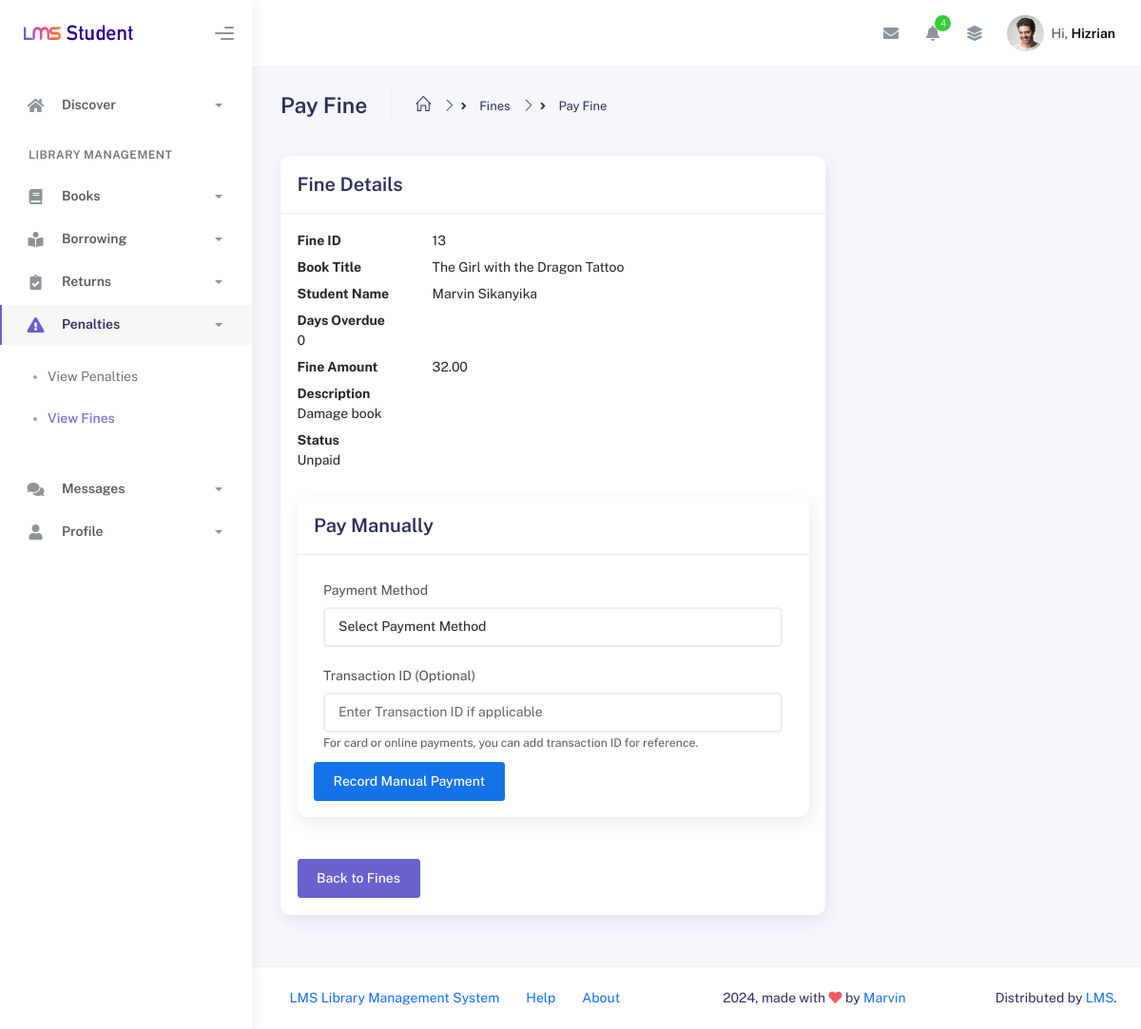
Page /pay-fine.php?fine_id=13&amount=32.00 (signed in) on the committed database.
### tables this page shows
CREATE TABLE `fines` (
  `fine_id` int(11) NOT NULL,
  `issue_id` int(11) DEFAULT NULL,
  `student_id` int(11) DEFAULT NULL,
  `fine_type` enum('damage','lost','other') DEFAULT NULL,
  `fine_amount` decimal(10,2) NOT NULL,
  `days_overdue` int(11) NOT NULL,
  `status` enum('unpaid','paid') DEFAULT 'unpaid',
  `description` text DEFAULT NULL,
  `payment_id` int(11) DEFAULT NULL,
  `created_at` timestamp NOT NULL DEFAULT current_timestamp(),
  `updated_at` timestamp NOT NULL DEFAULT current_timestamp() ON UPDATE current_timestamp()
);

CREATE TABLE `books` (
  `id` int(11) NOT NULL,
  `title` varchar(255) NOT NULL,
  `author` varchar(255) NOT NULL,
  `isbn` varchar(50) NOT NULL,
  `genre` varchar(100) DEFAULT NULL,
  `year` int(11) DEFAULT NULL,
  `description` text DEFAULT NULL,
  `image_path` varchar(255) DEFAULT NULL,
  `file_path` varchar(255) DEFAULT NULL,
  `created_at` timestamp NOT NULL DEFAULT current_timestamp(),
  `available_copies` int(11) DEFAULT 0,
  `views` int(11) DEFAULT 0,
  `publisher` varchar(255) DEFAULT NULL
);

CREATE TABLE `students_registration` (
  `student_id` int(11) NOT NULL,
  `first_name` varchar(50) NOT NULL,
  `last_name` varchar(50) NOT NULL,
  `enrollment_no` varchar(50) NOT NULL,
  `username` varchar(50) NOT NULL,
  `password` varchar(255) NOT NULL,
  `email` varchar(100) NOT NULL,
  `contact` varchar(15) DEFAULT NULL,
  `student_img` text DEFAULT NULL,
  `approved` enum('active','inactive') DEFAULT 'inactive',
  `created_at` timestamp NOT NULL DEFAULT current_timestamp(),
  `updated_at` timestamp NOT NULL DEFAULT current_timestamp() ON UPDATE current_timestamp()
);

### pay-fine.php (the view, shortened to what this page needs)
<?php
$servername = "localhost";
$username = "root";
$password = "";
$dbname = "LMS";
$conn = new mysqli($servername, $username, $password, $dbname);
$fine_id = isset($_GET['fine_id']) ? intval($_GET['fine_id']) : 0;
$fine_data = null;
if ($fine_id > 0) {
    $fine_sql = "SELECT f.fine_id, f.fine_amount, f.status, ib.issue_id, b.title as book_title, s.first_name, s.last_name, f.days_overdue, f.description AS fine_description
                    FROM fines f
                    LEFT JOIN issue_book ib ON f.issue_id = ib.issue_id
                    LEFT JOIN books b ON ib.book_id = b.id
                    LEFT JOIN students_registration s ON f.student_id = s.student_id
                    WHERE f.fine_id = ?";
    $fine_stmt = $conn->prepare($fine_sql);
    $fine_stmt->bind_param("i", $fine_id);
    $fine_stmt->execute();
    $fine_result = $fine_stmt->get_result();
    $fine_data = $fine_result->fetch_assoc();
} else {
    $error_message = "Invalid Fine ID.";
}
?>
<!DOCTYPE html>
<html lang="en">
<head>
  <link rel="stylesheet" href="assets/css/bootstrap.min.css" />
  <link rel="stylesheet" href="assets/css/plugins.min.css" />
  <link rel="stylesheet" href="assets/css/kaiadmin.min.css" />
</head>
<body>
  <div class="wrapper">
    <div class="sidebar" data-background-color="white">
      <div class="sidebar-logo">
        <div class="logo-header" data-background-color="white">
          <a href="Student-index.php" class="logo">
            <img
              src="assets/img/kaiadmin/logo_dark_Student.png"
              alt="navbar brand"
              class="navbar-brand"
              height="20" />
          </a>
          <div class="nav-toggle">
            <button class="btn btn-toggle toggle-sidebar">
              <i class="gg-menu-right"></i>
            </button>
          </div>
        </div>
      </div>
      <div class="sidebar-wrapper scrollbar scrollbar-inner">
        <div class="sidebar-content">
          <ul class="nav nav-secondary">
            <li class="nav-item ">
              <a data-bs-toggle="collapse" href="#dashboard" class="collapsed" aria-expanded="false">
                <i class="fas fa-home"></i>
                <p>Discover</p>
                <span class="caret"></span>
              </a>
            </li>
            <li class="nav-section">
              <h4 class="text-section">Library Management</h4>
            </li>
            <li class="nav-item">
              <a data-bs-toggle="collapse" href="#books">
                <i class="fas fa-book"></i>
                <p>Books</p>
                <span class="caret"></span>
              </a>
            </li>
            <li class="nav-item ">
              <a data-bs-toggle="collapse" href="#borrowing">
                <i class="fas fa-book-reader"></i>
                <p>Borrowing</p>
                <span class="caret"></span>
              </a>
            </li>
            <li class="nav-item">
              <a data-bs-toggle="collapse" href="#returns">
                <i class="fas fa-clipboard-check"></i>
                <p>Returns</p>
                <span class="caret"></span>
              </a>
            </li>
            <li class="nav-item active">
              <a data-bs-toggle="collapse" href="#penalties">
                <i class="fas fa-exclamation-triangle"></i>
                <p>Penalties</p>
                <span class="caret"></span>
              </a>
              <div class="collapse show" id="penalties">
                <ul class="nav nav-collapse">
                  <li >
                    <a href="Student-view-penalty.php">
                      <span class="sub-item">View
                        Penalties</span>
                    </a>
                  </li>
                  <li class="active" >
                    <a href="Student-view-fine.php">
                      <span class="sub-item">View
                        Fines</span>
                    </a>
                  </li>
                </ul>
              </div>
            </li>
            <li class="nav-item">
              <a data-bs-toggle="collapse" href="#messages">
                <i class="fas fa-comments"></i>
                <p>Messages</p>
                <span class="caret"></span>
              </a>
            </li>
            <li class="nav-item">
              <a data-bs-toggle="collapse" href="#profile">
                <i class="fas fa-user"></i>
                <p>Profile</p>
                <span class="caret"></span>
              </a>
            </li>
          </ul>
        </div>
      </div>
    </div>
    <div class="main-panel">
      <div class="main-header">
        <nav
          class="navbar navbar-header navbar-header-transparent navbar-expand-lg border-bottom">
          <div class="container-fluid">
            <ul class="navbar-nav topbar-nav ms-md-auto align-items-center">
              <li class="nav-item topbar-icon dropdown hidden-caret">
                <a
                  class="nav-link dropdown-toggle"
                  href="#"
                  id="messageDropdown"
                  role="button"
                  data-bs-toggle="dropdown"
                  aria-haspopup="true"
                  aria-expanded="false">
                  <i class="fa fa-envelope"></i>
                </a>
              </li>
              <li class="nav-item topbar-icon dropdown hidden-caret">
                <a
                  class="nav-link dropdown-toggle"
                  href="#"
                  id="notifDropdown"
                  role="button"
                  data-bs-toggle="dropdown"
                  aria-haspopup="true"
                  aria-expanded="false">
                  <i class="fa fa-bell"></i>
                  <span class="notification">4</span>
                </a>
              </li>
              <li class="nav-item topbar-icon dropdown hidden-caret">
                <a
                  class="nav-link"
                  data-bs-toggle="dropdown"
                  href="#"
                  aria-expanded="false">
                  <i class="fas fa-layer-group"></i>
                </a>
              </li>
              <li class="nav-item topbar-user dropdown hidden-caret">
                <a
                  class="dropdown-toggle profile-pic"
                  data-bs-toggle="dropdown"
                  href="#"
                  aria-expanded="false">
                  <div class="avatar-sm">
                    <img
                      src="assets/img/profile.jpg"
                      alt="..."
                      class="avatar-img rounded-circle" />
                  </div>
                  <span class="profile-username">
                    <span class="op-7">Hi,</span>
                    <span class="fw-bold">Hizrian</span>
                  </span>
                </a>
              </li>
            </ul>
          </div>
        </nav>
      </div>
      <div class="container">
    <div class="page-inner">
        <div class="page-header">
            <h3 class="fw-bold mb-3">Pay Fine</h3>
            <ul class="breadcrumbs mb-3">
                <li class="nav-home">
                    <a href="index.php">
                        <i class="icon-home"></i></i>
                    </a>
                </li>
                <li class="separator">
                    <i class="icon-arrow-right"> <i class="fas fa-angle-right"></i></i>
                </li>
                <li class="nav-item">
                    <a href="view-fines.php">Fines</a>
                </li>
                <li class="separator">
                    <i class="icon-arrow-right"> <i class="fas fa-angle-right"></i></i>
                </li>
                <li class="nav-item active"><a href="pay-fine.php?fine_id=<?php echo htmlspecialchars($fine_id); ?>">Pay Fine</a></li>
            </ul>
        </div>
        <div class="row">
            <div class="col-md-8">
                <div class="card">
                    <div class="card-header">
                        <div class="card-title">Fine Details</div>
                    </div>
                    <div class="card-body">
                        <?php if ($fine_data): ?>
                            <dl class="row">
                                <dt class="col-sm-3">Fine ID</dt>
                                <dd class="col-sm-9"><?php echo htmlspecialchars($fine_data['fine_id']); ?></dd>
                                <dt class="col-sm-3">Book Title</dt>
                                <dd class="col-sm-9"><?php echo htmlspecialchars($fine_data['book_title']); ?></dd>
                                <dt class="col-sm-3">Student Name</dt>
                                <dd class="col-sm-9"><?php echo htmlspecialchars($fine_data['first_name']) . ' ' . htmlspecialchars($fine_data['last_name']); ?></dd>
                                 <dt class="col-sm-3">Days Overdue</dt>
                                <dd class="col-sm-9\"><?php echo htmlspecialchars($fine_data['days_overdue']); ?></dd>
                                <dt class="col-sm-3">Fine Amount</dt>
                                <dd class="col-sm-9"><?php echo htmlspecialchars(number_format($fine_data['fine_amount'], 2)); ?></dd>
                                 <dt class="col-sm-3\">Description</dt>
                                <dd class="col-sm-9"><?php echo htmlspecialchars($fine_data['fine_description']); ?></dd>
                                <dt class="col-sm-3\">Status</dt>
                                <dd class="col-sm-9"><?php echo htmlspecialchars(ucfirst($fine_data['status'])); ?></dd>
                            </dl>
                            <?php if ($fine_data['status'] !== 'paid'): ?>
                                <div class="card mt-4">
                                    <div class="card-header">
                                        <div class="card-title">Pay Manually</div>
                                    </div>
                                    <div class="card-body">
                                        <form method="POST">
                                            <div class="form-group">
                                                <label for="payment_method">Payment Method</label>
                                                <select class="form-control" id="payment_method" name="payment_method" required>
                                                    <option value="">Select Payment Method</option>
                                                </select>
                                            </div>
                                            <div class="form-group">
                                                <label for="manual_transaction_id">Transaction ID (Optional)</label>
                                                <input type="text" class="form-control" id="manual_transaction_id" name="manual_transaction_id" placeholder="Enter Transaction ID if applicable">
                                                <small class="form-text text-muted">For card or online payments, you can add transaction ID for reference.</small>
                                            </div>
                                            <button type="submit" class="btn btn-primary">Record Manual Payment</button>
                                        </form>
                                    </div>
                                </div>
                            <?php else: ?>
                                <p class="text-success">This fine has already been paid.</p>
                            <?php endif; ?>
                             <a href="Student-view-fine.php" class="btn btn-secondary mt-3">Back to Fines</a>
                        <?php else: ?>
                            <p>No fine details found.</p>
                             <a href="Student-view-fine.php" class="btn btn-secondary mt-3">Back to Fines</a>
                        <?php endif; ?>
                    </div>
                </div>
            </div>
        </div>
    </div>
</div>
      <footer class="footer">
        <div class="container-fluid d-flex justify-content-between">
          <nav class="pull-left">
            <ul class="nav">
              <li class="nav-item">
                <a class="nav-link" href="###">
                  LMS Library Management System
                </a>
              </li>
              <li class="nav-item">
                <a class="nav-link" href="#"> Help </a>
              </li>
              <li class="nav-item">
                <a class="nav-link" href="#"> About </a>
              </li>
            </ul>
          </nav>
          <div class="copyright">
            2024, made with <i class="fa fa-heart heart text-danger"></i> by
            <a href="#">Marvin</a>
          </div>
          <div>
            Distributed by
            <a target="_blank" href="#">LMS</a>.
          </div>
        </div>
      </footer>
    </div>
  </div>
</body>
</html>

### rows in the picture
fines: fine_id "13", books.title "The Girl with the Dragon Tattoo", student.first_name "Marvin", student.last_name "Sikanyika", days_overdue "0", fine_amount "32.00", description "Damage book", status "Unpaid"
